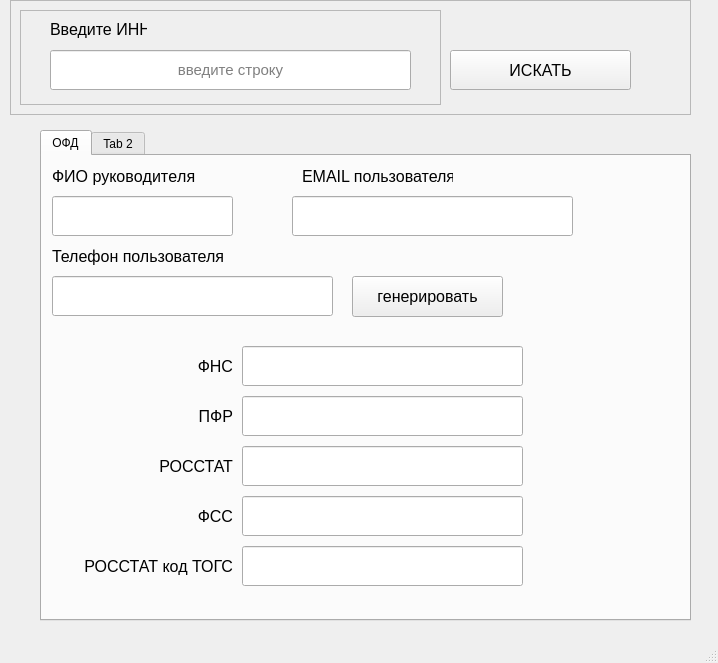
<?xml version="1.0" encoding="UTF-8"?>
<ui version="4.0">
 <class>MainWindow</class>
 <widget class="QMainWindow" name="MainWindow">
  <property name="geometry">
   <rect>
    <x>0</x>
    <y>0</y>
    <width>718</width>
    <height>663</height>
   </rect>
  </property>
  <property name="windowTitle">
   <string>MainWindow</string>
  </property>
  <widget class="QWidget" name="centralwidget">
   <widget class="QFrame" name="input_frame">
    <property name="geometry">
     <rect>
      <x>10</x>
      <y>0</y>
      <width>681</width>
      <height>115</height>
     </rect>
    </property>
    <property name="frameShape">
     <enum>QFrame::StyledPanel</enum>
    </property>
    <property name="frameShadow">
     <enum>QFrame::Raised</enum>
    </property>
    <widget class="QFrame" name="frame">
     <property name="geometry">
      <rect>
       <x>10</x>
       <y>10</y>
       <width>421</width>
       <height>95</height>
      </rect>
     </property>
     <property name="minimumSize">
      <size>
       <width>421</width>
       <height>0</height>
      </size>
     </property>
     <property name="frameShape">
      <enum>QFrame::StyledPanel</enum>
     </property>
     <property name="frameShadow">
      <enum>QFrame::Raised</enum>
     </property>
     <widget class="QLabel" name="label">
      <property name="geometry">
       <rect>
        <x>30</x>
        <y>10</y>
        <width>97</width>
        <height>19</height>
       </rect>
      </property>
      <property name="font">
       <font>
        <pointsize>12</pointsize>
       </font>
      </property>
      <property name="text">
       <string>Введите ИНН</string>
      </property>
     </widget>
     <widget class="QLineEdit" name="inn">
      <property name="geometry">
       <rect>
        <x>30</x>
        <y>40</y>
        <width>361</width>
        <height>40</height>
       </rect>
      </property>
      <property name="minimumSize">
       <size>
        <width>167</width>
        <height>40</height>
       </size>
      </property>
      <property name="font">
       <font>
        <pointsize>11</pointsize>
       </font>
      </property>
      <property name="cursorPosition">
       <number>0</number>
      </property>
      <property name="alignment">
       <set>Qt::AlignCenter</set>
      </property>
      <property name="dragEnabled">
       <bool>false</bool>
      </property>
      <property name="placeholderText">
       <string extracomment="это может быть например ИНН">введите строку</string>
      </property>
     </widget>
    </widget>
    <widget class="QPushButton" name="search_inn">
     <property name="geometry">
      <rect>
       <x>440</x>
       <y>50</y>
       <width>181</width>
       <height>40</height>
      </rect>
     </property>
     <property name="minimumSize">
      <size>
       <width>181</width>
       <height>40</height>
      </size>
     </property>
     <property name="font">
      <font>
       <pointsize>12</pointsize>
      </font>
     </property>
     <property name="text">
      <string>ИСКАТЬ</string>
     </property>
    </widget>
   </widget>
   <widget class="QTabWidget" name="tabWidget_2">
    <property name="geometry">
     <rect>
      <x>40</x>
      <y>130</y>
      <width>651</width>
      <height>491</height>
     </rect>
    </property>
    <property name="minimumSize">
     <size>
      <width>651</width>
      <height>491</height>
     </size>
    </property>
    <widget class="QWidget" name="tab">
     <attribute name="title">
      <string>ОФД</string>
     </attribute>
     <widget class="QLabel" name="label_2">
      <property name="geometry">
       <rect>
        <x>10</x>
        <y>10</y>
        <width>151</width>
        <height>21</height>
       </rect>
      </property>
      <property name="font">
       <font>
        <family>Arial</family>
        <pointsize>12</pointsize>
        <underline>false</underline>
        <kerning>false</kerning>
       </font>
      </property>
      <property name="toolTip">
       <string notr="true"/>
      </property>
      <property name="text">
       <string>ФИО руководителя</string>
      </property>
     </widget>
     <widget class="QLineEdit" name="fio_dir">
      <property name="geometry">
       <rect>
        <x>10</x>
        <y>40</y>
        <width>181</width>
        <height>40</height>
       </rect>
      </property>
      <property name="minimumSize">
       <size>
        <width>150</width>
        <height>40</height>
       </size>
      </property>
      <property name="font">
       <font>
        <pointsize>11</pointsize>
       </font>
      </property>
     </widget>
     <widget class="QLabel" name="label_3">
      <property name="geometry">
       <rect>
        <x>260</x>
        <y>10</y>
        <width>151</width>
        <height>21</height>
       </rect>
      </property>
      <property name="font">
       <font>
        <pointsize>12</pointsize>
       </font>
      </property>
      <property name="text">
       <string>EMAIL пользователя</string>
      </property>
     </widget>
     <widget class="QLineEdit" name="email_dir">
      <property name="geometry">
       <rect>
        <x>250</x>
        <y>40</y>
        <width>281</width>
        <height>40</height>
       </rect>
      </property>
      <property name="minimumSize">
       <size>
        <width>150</width>
        <height>40</height>
       </size>
      </property>
      <property name="font">
       <font>
        <pointsize>11</pointsize>
       </font>
      </property>
     </widget>
     <widget class="QPushButton" name="pushButton_2">
      <property name="geometry">
       <rect>
        <x>310</x>
        <y>120</y>
        <width>151</width>
        <height>41</height>
       </rect>
      </property>
      <property name="font">
       <font>
        <pointsize>12</pointsize>
       </font>
      </property>
      <property name="text">
       <string>генерировать</string>
      </property>
     </widget>
     <widget class="QLabel" name="label_4">
      <property name="geometry">
       <rect>
        <x>10</x>
        <y>90</y>
        <width>181</width>
        <height>21</height>
       </rect>
      </property>
      <property name="font">
       <font>
        <pointsize>12</pointsize>
       </font>
      </property>
      <property name="text">
       <string>Телефон пользователя</string>
      </property>
     </widget>
     <widget class="QLineEdit" name="phone">
      <property name="geometry">
       <rect>
        <x>10</x>
        <y>120</y>
        <width>281</width>
        <height>40</height>
       </rect>
      </property>
      <property name="minimumSize">
       <size>
        <width>150</width>
        <height>40</height>
       </size>
      </property>
      <property name="font">
       <font>
        <pointsize>11</pointsize>
       </font>
      </property>
      <property name="text">
       <string/>
      </property>
     </widget>
     <widget class="QLineEdit" name="togs">
      <property name="geometry">
       <rect>
        <x>200</x>
        <y>390</y>
        <width>281</width>
        <height>40</height>
       </rect>
      </property>
      <property name="minimumSize">
       <size>
        <width>150</width>
        <height>40</height>
       </size>
      </property>
      <property name="font">
       <font>
        <pointsize>11</pointsize>
       </font>
      </property>
      <property name="text">
       <string/>
      </property>
     </widget>
     <widget class="QLineEdit" name="pfr">
      <property name="geometry">
       <rect>
        <x>200</x>
        <y>240</y>
        <width>281</width>
        <height>40</height>
       </rect>
      </property>
      <property name="minimumSize">
       <size>
        <width>150</width>
        <height>40</height>
       </size>
      </property>
      <property name="font">
       <font>
        <pointsize>11</pointsize>
       </font>
      </property>
      <property name="text">
       <string/>
      </property>
     </widget>
     <widget class="QLineEdit" name="fss">
      <property name="geometry">
       <rect>
        <x>200</x>
        <y>340</y>
        <width>281</width>
        <height>40</height>
       </rect>
      </property>
      <property name="minimumSize">
       <size>
        <width>150</width>
        <height>40</height>
       </size>
      </property>
      <property name="font">
       <font>
        <pointsize>11</pointsize>
       </font>
      </property>
      <property name="text">
       <string/>
      </property>
     </widget>
     <widget class="QLabel" name="label_9">
      <property name="geometry">
       <rect>
        <x>20</x>
        <y>400</y>
        <width>171</width>
        <height>21</height>
       </rect>
      </property>
      <property name="font">
       <font>
        <pointsize>12</pointsize>
       </font>
      </property>
      <property name="text">
       <string>РОССТАТ код ТОГС</string>
      </property>
      <property name="alignment">
       <set>Qt::AlignRight|Qt::AlignTrailing|Qt::AlignVCenter</set>
      </property>
     </widget>
     <widget class="QLineEdit" name="rosstat">
      <property name="geometry">
       <rect>
        <x>200</x>
        <y>290</y>
        <width>281</width>
        <height>40</height>
       </rect>
      </property>
      <property name="minimumSize">
       <size>
        <width>150</width>
        <height>40</height>
       </size>
      </property>
      <property name="font">
       <font>
        <pointsize>11</pointsize>
       </font>
      </property>
      <property name="text">
       <string/>
      </property>
     </widget>
     <widget class="QLabel" name="label_7">
      <property name="geometry">
       <rect>
        <x>20</x>
        <y>300</y>
        <width>171</width>
        <height>21</height>
       </rect>
      </property>
      <property name="font">
       <font>
        <pointsize>12</pointsize>
       </font>
      </property>
      <property name="text">
       <string>РОССТАТ</string>
      </property>
      <property name="alignment">
       <set>Qt::AlignRight|Qt::AlignTrailing|Qt::AlignVCenter</set>
      </property>
     </widget>
     <widget class="QLabel" name="label_8">
      <property name="geometry">
       <rect>
        <x>20</x>
        <y>350</y>
        <width>171</width>
        <height>21</height>
       </rect>
      </property>
      <property name="font">
       <font>
        <pointsize>12</pointsize>
       </font>
      </property>
      <property name="text">
       <string>ФСС</string>
      </property>
      <property name="alignment">
       <set>Qt::AlignRight|Qt::AlignTrailing|Qt::AlignVCenter</set>
      </property>
     </widget>
     <widget class="QLabel" name="label_6">
      <property name="geometry">
       <rect>
        <x>20</x>
        <y>250</y>
        <width>171</width>
        <height>21</height>
       </rect>
      </property>
      <property name="font">
       <font>
        <pointsize>12</pointsize>
       </font>
      </property>
      <property name="text">
       <string>ПФР</string>
      </property>
      <property name="alignment">
       <set>Qt::AlignRight|Qt::AlignTrailing|Qt::AlignVCenter</set>
      </property>
     </widget>
     <widget class="QLabel" name="label_5">
      <property name="geometry">
       <rect>
        <x>20</x>
        <y>200</y>
        <width>171</width>
        <height>21</height>
       </rect>
      </property>
      <property name="font">
       <font>
        <pointsize>12</pointsize>
       </font>
      </property>
      <property name="text">
       <string>ФНС</string>
      </property>
      <property name="alignment">
       <set>Qt::AlignRight|Qt::AlignTrailing|Qt::AlignVCenter</set>
      </property>
     </widget>
     <widget class="QLineEdit" name="fns">
      <property name="geometry">
       <rect>
        <x>200</x>
        <y>190</y>
        <width>281</width>
        <height>40</height>
       </rect>
      </property>
      <property name="minimumSize">
       <size>
        <width>150</width>
        <height>40</height>
       </size>
      </property>
      <property name="font">
       <font>
        <pointsize>11</pointsize>
       </font>
      </property>
      <property name="text">
       <string/>
      </property>
     </widget>
    </widget>
    <widget class="QWidget" name="tab_2">
     <attribute name="title">
      <string>Tab 2</string>
     </attribute>
    </widget>
   </widget>
  </widget>
  <widget class="QMenuBar" name="menubar">
   <property name="geometry">
    <rect>
     <x>0</x>
     <y>0</y>
     <width>718</width>
     <height>21</height>
    </rect>
   </property>
  </widget>
  <widget class="QStatusBar" name="statusbar"/>
 </widget>
 <resources/>
 <connections/>
</ui>
